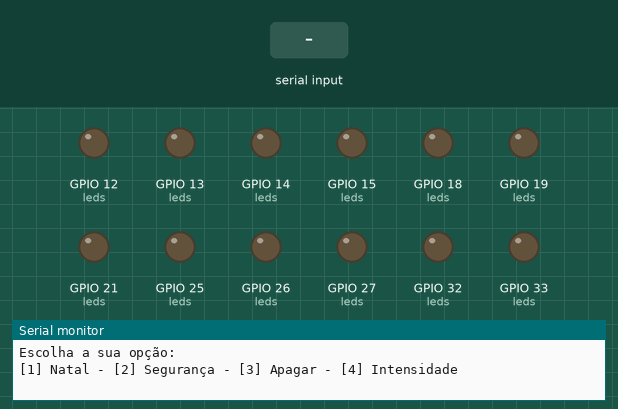
The program below on a simulated ESP32. Shown: output pins drawn as LEDs (lit = HIGH), the last lines printed to the serial monitor. The test bench sets the inputs (shaded band).

Above: at 1.2 s.
1.3 s: "1\n" received over Serial
4.3 s: "2\n" received over Serial
At 4.7 s:
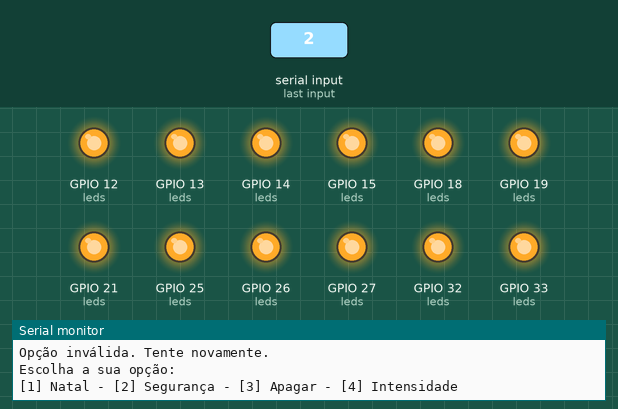
5.8 s: "90,45\n" received over Serial
At 7.5 s:
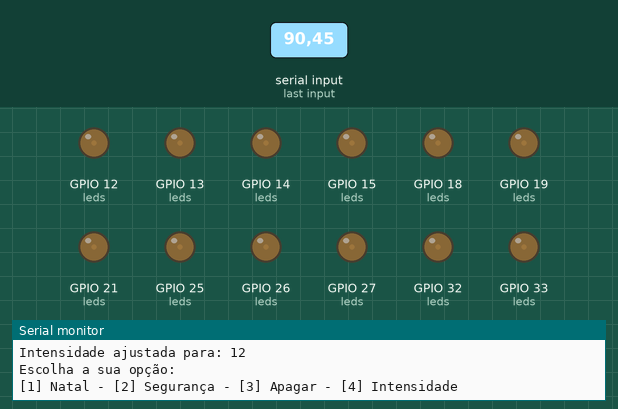
7.8 s: "30,150\n" received over Serial
At 9.3 s:
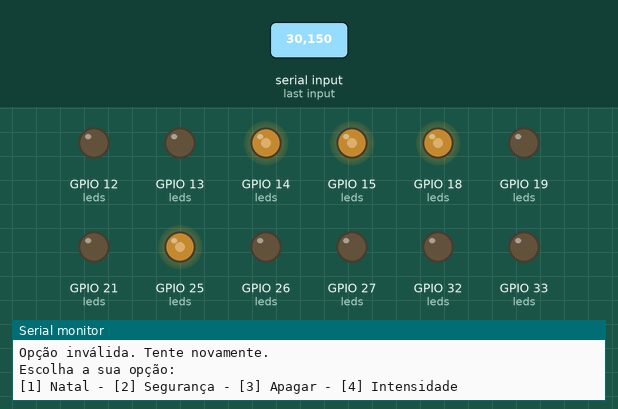
10.8 s: "0\n" received over Serial
12.4 s: "200\n" received over Serial
At 13.3 s:
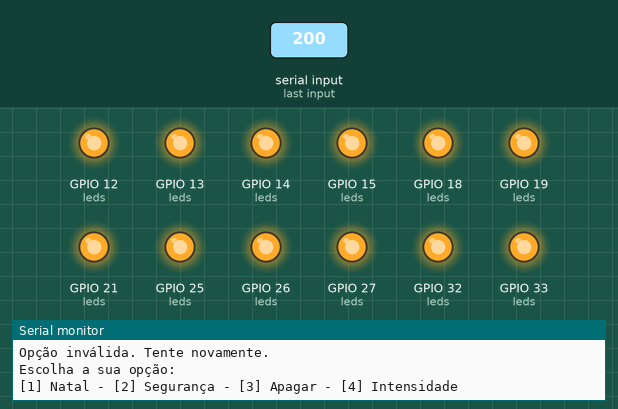
Timing chart, 0 to 14.9 s (numbered marks = the images above; inputs shaded):
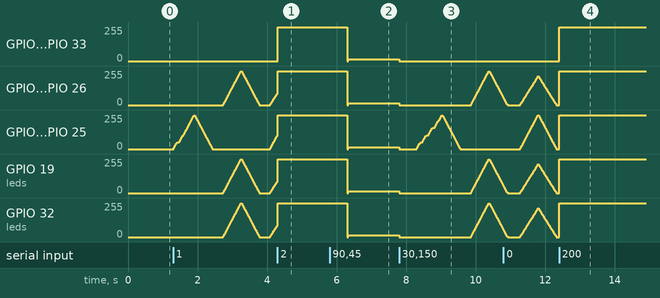

The program:

main.cpp
```cpp
// #include <Arduino.h>

// // 4 LEDs
// // {blue, green, red}
// int leds[4][3] = {
//     {12, 13, 14},
//     {27, 26, 25},
//     {33, 32, 15},
//     {21, 19, 18}
// };

// int const led_Channels[4][3] = {
//     {0, 1, 2},
//     {3, 4, 5},
//     {6, 7, 8},
//     {9, 10, 11}
// };

// const int qtd_led = 4;
// const int freq = 20000;
// int resolution = 8;
// int intensidade_led = 255;

// void setup() {
//   Serial.begin(9600);

//   for (int i = 0; i < qtd_led; i++){
//     for (int j = 0; j < 3; j++){
//       pinMode(leds[i][j], OUTPUT);

//       ledcSetup(led_Channels[i][j], freq, resolution);

//       ledcAttachPin(leds[i][j], led_Channels[i][j]);
//     }
//   }
// }

// void apagar() {
//   // Turn off all LEDs
//   for (int i = 0; i < qtd_led; i++){
//     for (int j = 0; j < 3; j++){
//       ledcWrite(led_Channels[i][j], 0);
//     }
//   }
// }

// void natal() {
//   const int numCycles = 10;
//   const int delayTime = 300;

//   int colors[3][3] = {
//     {255, 0, 0},
//     {0, 255, 0},
//     {0, 0, 255}
//   };

//   for (int i = 0; i < numCycles; i++) {

//     for (int colorIndex = 0; colorIndex < 3; colorIndex++) {
//       for (int intensity = 0; intensity <= 255; intensity += 5) {
//         for (int j = 0; j < qtd_led; j++) {
//           for (int k = 0; k < 3; k++) {
//             int pwmValue = map(intensity, 0, 255, 0, 255);
//             ledcWrite(led_Channels[j][k], pwmValue);
//           }
//         }


//         for (int j = 0; j < qtd_led; j++) {
//           ledcWrite(led_Channels[j][0], colors[colorIndex][0]);
//           ledcWrite(led_Channels[j][1], colors[colorIndex][1]);
//           ledcWrite(led_Channels[j][2], colors[colorIndex][2]);
//         }

//         delay(delayTime / 10);
//       }

//       for (int intensity = 255; intensity >= 0; intensity -= 5) {
//         for (int j = 0; j < qtd_led; j++) {
//           for (int k = 0; k < 3; k++) {
//             int pwmValue = map(intensity, 0, 255, 0, 255);
//             ledcWrite(led_Channels[j][k], pwmValue);
//           }
//         }

//         for (int j = 0; j < qtd_led; j++) {
//           ledcWrite(led_Channels[j][0], colors[colorIndex][0]); // Red
//           ledcWrite(led_Channels[j][1], colors[colorIndex][1]); // Green
//           ledcWrite(led_Channels[j][2], colors[colorIndex][2]); // Blue
//         }

//         delay(delayTime / 10);
//       }
//     }
//   }

//   apagar();
// }


// void seguranca() {
//   for (int i = 0; i < qtd_led; i++) {
//     for (int j = 0; j < 3; j++) {
//       ledcWrite(led_Channels[i][j], 255);
//     }
//   }
// }


// void intensidade() {
//   Serial.println("Digite a intensidade de 0 a 100:");

//   while (Serial.available() == 0) {
//     // ESPERA UMA ENTRADA
//   }

//   String input = Serial.readStringUntil('\n');
//   int intensidade = input.toInt();

//   // TRANSFORMANDO PARA VALOR PWM
//   intensidade_led = map(intensidade, 0, 100, 0, 255);

//   for (int i = 0; i < qtd_led; i++) {
//     for (int j = 0; j < 3; j++) {
//       ledcWrite(led_Channels[i][j], intensidade_led);
//     }
//   }

//   Serial.print("Intensidade ajustada para: ");
//   Serial.println(intensidade_led);
// }

// void loop() {
//   Serial.println("Escolha a sua opção:");
//   Serial.println("[1] Natal - [2] Segurança - [3] Apagar - [4] Intensidade");

//   while (Serial.available() == 0) {
//     // ESPERA UMA ENTRADA
//   }

//   char opcao = Serial.read();

//   Serial.println("Você escolheu:");
//   switch (opcao) {
//     case '1':
//       Serial.println("Natal");
//       natal();
//       break;
//     case '2':
//       Serial.println("Segurança");
//       seguranca();
//       break;
//     case '3':
//       Serial.println("Apagar");
//       apagar();
//       break;
//     case '4':
//       Serial.println("Intensidade");
//       intensidade();
//       break;
//     default:
//       Serial.println("Opção inválida. Tente novamente.");
//       break;
//   }

//   delay(100);
// }


#include <Arduino.h>

// 4 LEDs
// {blue, green, red}
int leds[4][3] = {
    {12, 13, 14},
    {27, 26, 25},
    {33, 32, 15},
    {21, 19, 18}
};

int const led_Channels[4][3] = {
    {0, 1, 2},
    {3, 4, 5},
    {6, 7, 8},
    {9, 10, 11}
};

const int qtd_led = 4;
const int freq = 20000;
int resolution = 8;
int intensidade_led = 255;
TaskHandle_t natalTaskHandle = NULL;

bool natalRunning = false;

void setup() {
  Serial.begin(9600);

  for (int i = 0; i < qtd_led; i++){
    for (int j = 0; j < 3; j++){
      pinMode(leds[i][j], OUTPUT);

      ledcSetup(led_Channels[i][j], freq, resolution);

      ledcAttachPin(leds[i][j], led_Channels[i][j]);
    }
  }
}

void apagar() {
  for (int i = 0; i < qtd_led; i++){
    for (int j = 0; j < 3; j++){
      ledcWrite(led_Channels[i][j], 0);
    }
  }
}

void natal() {
  const int delayTime = 300;
  const int fadeTime = 10;
  int colors[3][3] = {
    {0, 0, 255},    // RED
    {0, 255, 0},    // GREEN
    {0, 215, 255}   // GOLD
  };

  while (natalRunning) {
    for (int colorIndex = 0; colorIndex < 3; colorIndex++) {

      for (int intensidade = 0; intensidade <= 255; intensidade += 5) {
        for (int j = 0; j < qtd_led; j++) {
          ledcWrite(led_Channels[j][0], (colors[colorIndex][0] * intensidade) / 255);
          ledcWrite(led_Channels[j][1], (colors[colorIndex][1] * intensidade) / 255);
          ledcWrite(led_Channels[j][2], (colors[colorIndex][2] * intensidade) / 255);
        }
        delay(fadeTime);
      }

      // FADE OUT
      for (int intensidade = 255; intensidade >= 0; intensidade -= 5) {
        for (int j = 0; j < qtd_led; j++) {
          ledcWrite(led_Channels[j][0], (colors[colorIndex][0] * intensidade) / 255);
          ledcWrite(led_Channels[j][1], (colors[colorIndex][1] * intensidade) / 255);
          ledcWrite(led_Channels[j][2], (colors[colorIndex][2] * intensidade) / 255);
        }
        delay(fadeTime);
      }

      delay(delayTime);
    }
  }
  apagar();
}

void startNatalTask() {
  natalRunning = true;
  xTaskCreatePinnedToCore(
    [](void *param) {
      natal();
      vTaskDelete(NULL);
    },
    "Natal Task", 4096, NULL, 1, &natalTaskHandle, 1
  );
}

void stopNatalTask() {
  natalRunning = false;
  if (natalTaskHandle != NULL) {
    vTaskDelete(natalTaskHandle);
    natalTaskHandle = NULL;
  }
  apagar();
}

void seguranca() {
  stopNatalTask();
  for (int i = 0; i < qtd_led; i++) {
    for (int j = 0; j < 3; j++) {
      ledcWrite(led_Channels[i][j], 255);
    }
  }
}

void intensidade() {
  stopNatalTask();
  Serial.println("Digite a intensidade de 0 a 100:");

  while (Serial.available() == 0) {
    // ESPERA UMA ENTRADA
  }

  String input = Serial.readStringUntil('\n');
  int intensidade = input.toInt();

  // TRANSFORMANDO PARA VALOR PWM
  intensidade_led = map(intensidade, 0, 100, 0, 255);

  for (int i = 0; i < qtd_led; i++) {
    for (int j = 0; j < 3; j++) {
      ledcWrite(led_Channels[i][j], intensidade_led);
    }
  }

  Serial.print("Intensidade ajustada para: ");
  Serial.println(intensidade_led);
}

void loop() {
  Serial.println("Escolha a sua opção:");
  Serial.println("[1] Natal - [2] Segurança - [3] Apagar - [4] Intensidade");

  while (Serial.available() == 0) {
    // ESPERA UMA ENTRADA
  }

  char opcao = Serial.read();

  Serial.println("Você escolheu:");
  switch (opcao) {
    case '1':
      Serial.println("Natal");
      if (natalTaskHandle == NULL) {
        startNatalTask();
      } else {
        Serial.println("O efeito de Natal já está rodando.");
      }
      break;
    case '2':
      Serial.println("Segurança");
      seguranca();
      break;
    case '3':
      Serial.println("Apagar");
      stopNatalTask();
      apagar();
      break;
    case '4':
      Serial.println("Intensidade");
      intensidade();
      break;
    default:
      Serial.println("Opção inválida. Tente novamente.");
      break;
  }

  delay(100);
}
```

Measured:
- after the input at 4.3 s, GPIO 12 (leds), GPIO 21 (leds), GPIO 27 (leds), GPIO 33 (leds): 0/255 → 255/255 at once
- after the input at 5.8 s, GPIO 12 (leds), GPIO 13 (leds), GPIO 14 (leds), GPIO 15 (leds), GPIO 18 (leds), GPIO 19 (leds), GPIO 21 (leds), GPIO 25 (leds), GPIO 26 (leds), GPIO 27 (leds), GPIO 32 (leds), GPIO 33 (leds): 255/255 → 12/255 after 0.50 s
- after the input at 7.8 s, GPIO 12 (leds), GPIO 21 (leds), GPIO 27 (leds), GPIO 33 (leds): 12/255 → 0/255 at once
- after the input at 12.4 s, GPIO 12 (leds), GPIO 21 (leds), GPIO 27 (leds), GPIO 33 (leds): 0/255 → 255/255 at once
